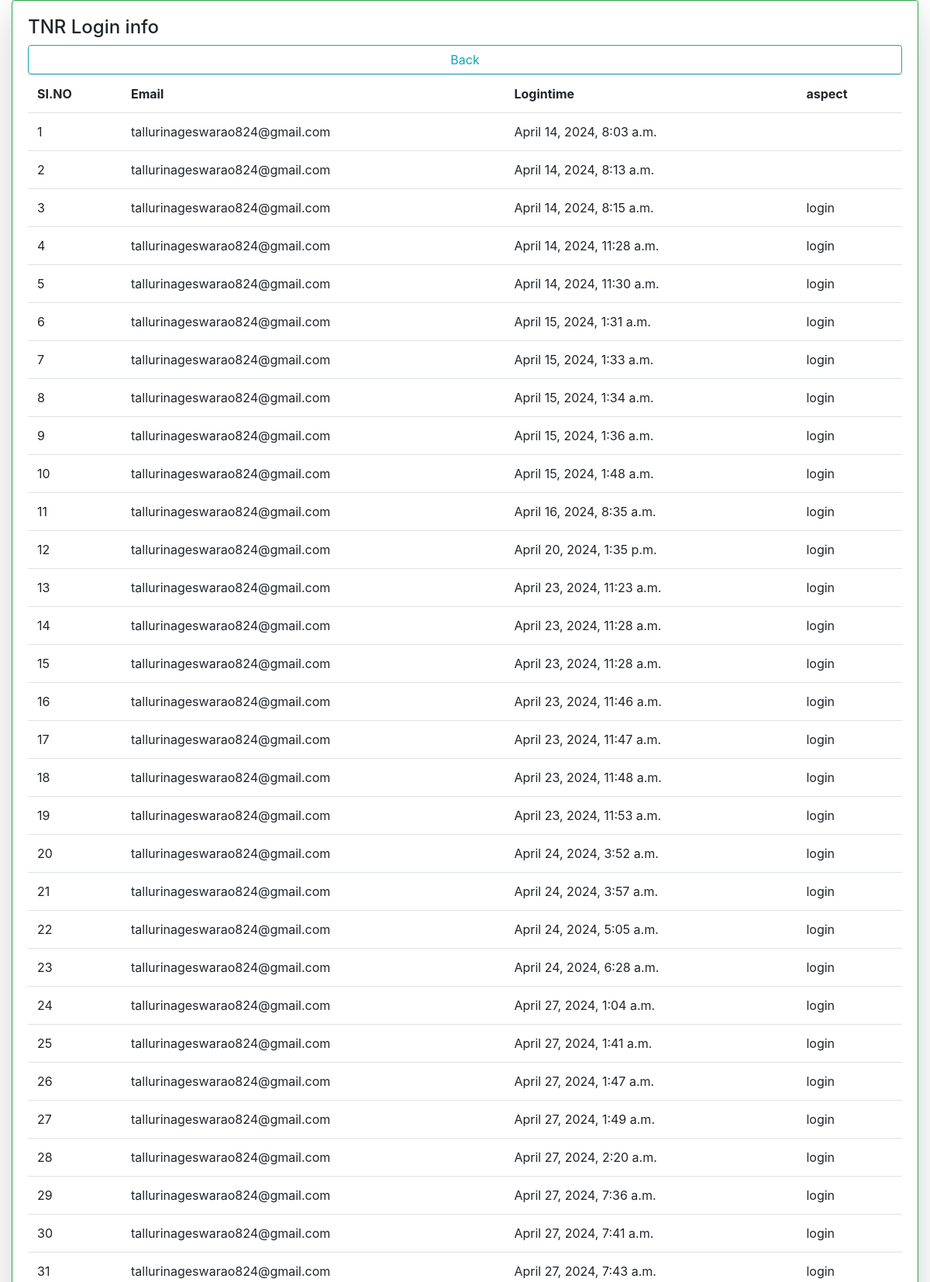
/info/TNR (upper part), run on the app's committed database.
### language/models.py (models this page shows)
class login(models.Model):
	id=models.AutoField(primary_key=True)
	username=models.CharField(max_length=200)
	email=models.CharField(max_length=200)
	time=models.DateTimeField(auto_now=True)
	aspect=models.CharField(max_length=10,default="login")

class signup(models.Model):
	userid=models.AutoField(primary_key=True)
	username=models.CharField(max_length=200)
	email=models.CharField(max_length=150)
	dob=models.DateField(null=True)
	registerdate=models.DateTimeField(auto_now=True)
	password=models.CharField(max_length=128)

### language/views.py (the view)
# urls.py: path('info/<str:a>',views.info,name="info"),
def info(request,a):
	b=login.objects.filter(username=a)
	c=signup.objects.get(username=a)
	return render(request,"info.html",{'k':b,'d':c,'l':a})

### language/templates/info.html (shortened to what this page needs)
{% load static %}
<!DOCTYPE html>
<html>
  <head>
  <link rel="stylesheet" type="text/css" href="{% static 'css/bootstrap.min.css' %}">
</head>
<body>
	<div class="col">
		<div class="card shadow-lg border border-success">
			<div class="card-body">
				<h4>{{l}} Login info</h4>
				<div class="center"><a href="javascript:history.go(-1);" class="btn btn-outline-info form-control">Back</a></div>
				<table class="table">
					<tr>
						<th>SI.NO</th>
						<th>Email</th>
						<th>Logintime</th>
						<th>aspect</th>
					</tr>
					{% for i in k %}
					<tr>
						<td>{{forloop.counter}}</td>
						<td>{{d.email}}</td>
						<td>{{i.time}}</td>
						<td>{{i.aspect}}</td>
					</tr>
					{% endfor %}
				</table>
			</div>
		</div>
	</div>
</body>
</html>

### data on the page
login: time "April 14, 2024, 8:03 a.m."
signup: email "tallurinageswarao824@gmail.com"
login: time "April 14, 2024, 8:13 a.m."
login: time "April 14, 2024, 8:15 a.m.", aspect "login"
login: time "April 14, 2024, 11:28 a.m.", aspect "login"
login: time "April 14, 2024, 11:30 a.m.", aspect "login"
login: time "April 15, 2024, 1:31 a.m.", aspect "login"
login: time "April 15, 2024, 1:33 a.m.", aspect "login"
login: time "April 15, 2024, 1:34 a.m.", aspect "login"
login: time "April 15, 2024, 1:36 a.m.", aspect "login"
login: time "April 15, 2024, 1:48 a.m.", aspect "login"
login: time "April 16, 2024, 8:35 a.m.", aspect "login"
login: time "April 20, 2024, 1:35 p.m.", aspect "login"
login: time "April 23, 2024, 11:23 a.m.", aspect "login"
login: time "April 23, 2024, 11:28 a.m.", aspect "login"
login: time "April 23, 2024, 11:28 a.m.", aspect "login"
login: time "April 23, 2024, 11:46 a.m.", aspect "login"
login: time "April 23, 2024, 11:47 a.m.", aspect "login"
login: time "April 23, 2024, 11:48 a.m.", aspect "login"
login: time "April 23, 2024, 11:53 a.m.", aspect "login"
login: time "April 24, 2024, 3:52 a.m.", aspect "login"
login: time "April 24, 2024, 3:57 a.m.", aspect "login"
login: time "April 24, 2024, 5:05 a.m.", aspect "login"
login: time "April 24, 2024, 6:28 a.m.", aspect "login"
login: time "April 27, 2024, 1:04 a.m.", aspect "login"
login: time "April 27, 2024, 1:41 a.m.", aspect "login"
login: time "April 27, 2024, 1:47 a.m.", aspect "login"
login: time "April 27, 2024, 1:49 a.m.", aspect "login"
login: time "April 27, 2024, 2:20 a.m.", aspect "login"
login: time "April 27, 2024, 7:36 a.m.", aspect "login"
login: time "April 27, 2024, 7:41 a.m.", aspect "login"
login: time "April 27, 2024, 7:43 a.m.", aspect "login"

### other printed values
{{ l }} "TNR"
